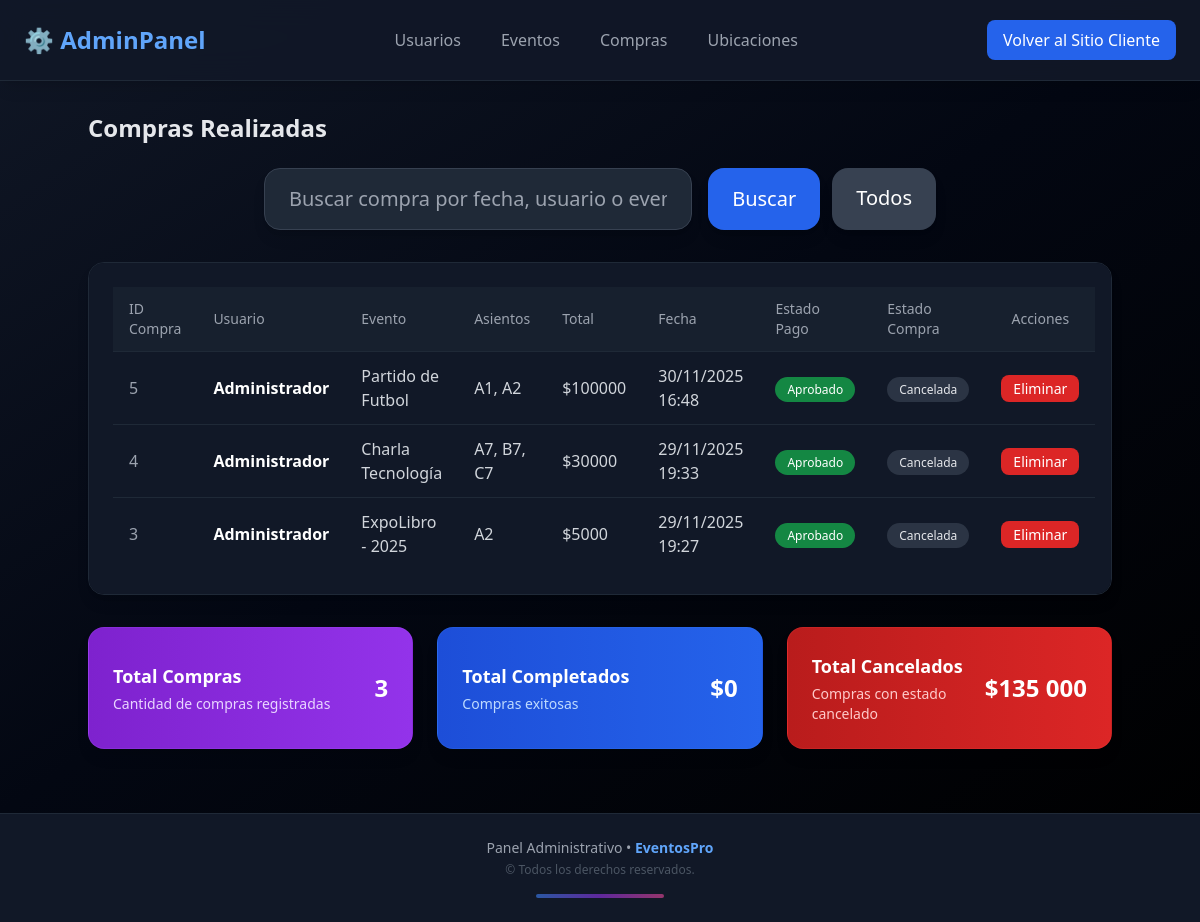
/administrador/compras/, run on the app's committed database.
### compra/models.py (models this page shows, shortened)
class Compra(models.Model):
    ESTADO_COMPRA = [
        ('completada', 'Completada'),
        ('cancelada', 'Cancelada'),
    ]
    estado = models.CharField(max_length=20, choices=ESTADO_COMPRA, default='completada')
    usuario = models.ForeignKey(Usuario, on_delete=models.SET_NULL, null=True, blank=True, related_name='compras')
    fecha = models.DateTimeField(auto_now_add=True)
    total = models.DecimalField(max_digits=10, decimal_places=0)
    asientos_nombres = models.CharField(max_length=255, null=True, blank=True)
    evento_id = models.ForeignKey(Evento, on_delete=models.SET_NULL, null=True, blank=True)
    @property
    def nombre_evento(self):
        if self.evento_id:
            return self.evento_id.nombre
        return "Devolución / Evento eliminado"

class Pago(models.Model):
    ESTADO_PAGO = [
        ('pendiente', 'Pendiente'),
        ('aprobado', 'Aprobado'),
        ('rechazado', 'Rechazado'),
    ]
    compra = models.OneToOneField(Compra, on_delete=models.CASCADE, null=True, blank=True)
    metodo = models.CharField(max_length=50, default='Simulado')
    estado = models.CharField(max_length=20, choices=ESTADO_PAGO, default='pendiente')
    fecha = models.DateTimeField(auto_now_add=True)

### usuarios/models.py (models this page shows, shortened)
class Usuario(AbstractUser):
    rut = models.CharField(max_length=12, unique=True, validators=[validar_rut])
    telefono = models.CharField(max_length=15, blank=True)
    tipo_usuario = models.CharField(max_length=50, blank=False, choices=[
        ('administrador', 'Administrador'),
        ('cliente', 'Cliente'),
        ('organizador', 'Organizador'),
    ],)
    USERNAME_FIELD = 'username'  # indica que se usa 'username' para login
    REQUIRED_FIELDS = ['email', 'rut']  # campos obligatorios para createsuperuser

### eventos/models.py (models this page shows, shortened)
class Evento(models.Model):
    ESTADO_EVENTO = [
        ('pendiente', 'Pendiente'),
        ('publicado', 'Publicado'),
        ('cancelado', 'Cancelado'),
    ]
    usuario = models.ForeignKey(Usuario, on_delete=models.SET_NULL, null=True, blank=True, related_name='eventos')
    ubicacion = models.ForeignKey(Ubicacion, on_delete=models.PROTECT, related_name='eventos')
    nombre = models.CharField(max_length=80)
    descripcion = models.TextField(max_length=200, blank=True)
    fecha = models.DateField()
    hora = models.TimeField()
    imagen = models.ImageField(upload_to='eventos/', blank=True, null=True)
    estado = models.CharField(max_length=20, choices=ESTADO_EVENTO, default='pendiente')
    precio_ticket = models.IntegerField(default=0)

### administrador/views.py (the view, shortened to what this page needs)
# urls.py: path('compras/', views.listar_compras_admin, name='listar_compras_admin'),
def listar_compras_admin(request):
    q = request.GET.get("q", "")
    compras = Compra.objects.select_related('usuario', 'evento_id').prefetch_related('detalles', 'pago')
    total_general_completados = compras.filter(estado='completada').aggregate(Sum('total'))['total__sum'] or 0
    total_general_cancelados = compras.filter(estado='cancelada').aggregate(Sum('total'))['total__sum'] or 0
    compras = compras.order_by('-fecha')
    return render(request, 'administrador/listar_compras_admin.html', {
        'compras': compras,
        'total_general_completados': total_general_completados,
        'total_general_cancelados': total_general_cancelados,
    })

### administrador/templates/administrador/listar_compras_admin.html (shortened to what this page needs)
{% extends "administrador/admin_core.html" %}
{% load humanize %}
{% block content %}
<div class="admin-container">
    <h1 class="text-2xl font-bold text-gray-200 mb-6">Compras Realizadas</h1>
    <div class="w-full flex justify-center mb-8">
        <form method="GET" action="" class="w-full max-w-2xl flex flex-col sm:flex-row gap-4">
            <input type="text" name="q" placeholder="Buscar compra por fecha, usuario o evento" value="{{ request.GET.q }}" class="flex-1 px-6 py-4 text-xl rounded-2xl bg-gray-800 border border-gray-700 text-gray-200 placeholder-gray-400
                   focus:outline-none focus:ring-2 focus:ring-blue-600 shadow-lg transition">
            <div class="flex gap-3">
                <button type="submit"
                    class="px-6 py-4 text-xl rounded-2xl bg-blue-600 hover:bg-blue-500 text-white shadow-lg transition">
                    Buscar
                </button>
                <a href="{% url 'administrador:listar_compras_admin' %}"
                    class="px-6 py-4 text-xl rounded-2xl bg-gray-700 hover:bg-gray-600 text-white shadow-lg transition">
                    Todos
                </a>
            </div>
        </form>
    </div>
<div class="admin-table-wrapper bg-gray-900 border border-gray-800 rounded-2xl p-6 shadow-lg overflow-x-auto">
    <table class="min-w-full divide-y divide-gray-800">
        <thead>
            <tr class="bg-gray-800/50">
                <th class="px-4 py-3 text-left text-sm font-medium text-gray-400">ID Compra</th>
                <th class="px-4 py-3 text-left text-sm font-medium text-gray-400">Usuario</th>
                <th class="px-4 py-3 text-left text-sm font-medium text-gray-400">Evento</th>
                <th class="px-4 py-3 text-left text-sm font-medium text-gray-400">Asientos</th>
                <th class="px-4 py-3 text-left text-sm font-medium text-gray-400">Total</th>
                <th class="px-4 py-3 text-left text-sm font-medium text-gray-400">Fecha</th>
                <th class="px-4 py-3 text-left text-sm font-medium text-gray-400">Estado Pago</th>
                <th class="px-4 py-3 text-left text-sm font-medium text-gray-400">Estado Compra</th>
                <th class="px-4 py-3 text-center text-sm font-medium text-gray-400">Acciones</th>
            </tr>
        </thead>
        <tbody class="divide-y divide-gray-800">
            {% for c in compras %}
            <tr class="hover:bg-gray-800/40 transition" onclick="window.location='{% url 'administrador:ver_compra_admin' c.id %}'" style="cursor:pointer;">
                <td class="px-4 py-3 text-gray-400">{{ c.id }}</td>
                <td class="px-4 py-3 text-white font-semibold">{{ c.usuario.username }}</td>
                <td class="px-4 py-3 text-gray-300">{{ c.nombre_evento }}</td>
                <td class="px-4 py-3 text-gray-300">{{ c.asientos_nombres }}</td>
                <td class="px-4 py-3 text-gray-300">${{ c.total }}</td>
                <td class="px-4 py-3 text-gray-300">{{ c.fecha|date:"d/m/Y H:i" }}</td>
                <td class="px-4 py-3">
                    <span class="px-3 py-1 text-xs rounded-full
                        {% if c.pago.estado == 'aprobado' %} bg-green-600/80 text-white
                        {% elif c.pago.estado == 'pendiente' %} bg-yellow-600/80 text-white
                        {% else %} bg-red-600/80 text-white
                        {% endif %}">
                        {{ c.pago.estado|title }}
                    </span>
                </td>
                <td class="px-4 py-3">
                    <span class="px-3 py-1 text-xs rounded-full
                        {% if c.estado == 'completada' %} bg-blue-700/60 text-blue-100
                        {% else %} bg-gray-700/70 text-gray-200
                        {% endif %}">
                        {{ c.estado|title }}
                    </span>
                </td>
                <td class="px-4 py-3 text-center space-x-3">
                    <a href="{% url 'administrador:eliminar_compra_admin' c.id %}"
                        class="px-3 py-1 text-sm rounded-lg bg-red-600 hover:bg-red-500 text-white transition">
                        Eliminar
                    </a>
                </td>
            </tr>
            {% empty %}
            <tr>
                <td colspan="9" class="px-4 py-6 text-center text-gray-500">
                    No hay compras registradas.
                </td>
            </tr>
            {% endfor %}
        </tbody>
    </table>
</div>
</div>
<div class="admin-table-wrapper max-w-6xl mx-auto mt-8 grid grid-cols-1 sm:grid-cols-3 gap-6">
    <div class="bg-gradient-to-r from-purple-700 to-purple-600
                border border-purple-500/20
                rounded-2xl p-6 shadow-lg flex items-center justify-between">
        <div>
            <h2 class="text-lg font-bold text-white mb-1">Total Compras</h2>
            <p class="text-sm text-purple-200">Cantidad de compras registradas</p>
        </div>
        <div class="text-right">
            <p class="text-2xl font-extrabold text-white">
                {{ compras.count }}
            </p>
        </div>
    </div>
    <div class="bg-gradient-to-r from-blue-700 to-blue-600
                border border-blue-500/20
                rounded-2xl p-6 shadow-lg flex items-center justify-between">
        <div>
            <h2 class="text-lg font-bold text-white mb-1">Total Completados</h2>
            <p class="text-sm text-blue-200">Compras exitosas</p>
        </div>
        <div class="text-right">
            <p class="text-2xl font-extrabold text-white">
                ${{ total_general_completados|intcomma }}
            </p>
        </div>
    </div>
    <div class="bg-gradient-to-r from-red-700 to-red-600
                border border-red-500/20
                rounded-2xl p-6 shadow-lg flex items-center justify-between">
        <div>
            <h2 class="text-lg font-bold text-white mb-1">Total Cancelados</h2>
            <p class="text-sm text-red-200">Compras con estado cancelado</p>
        </div>
        <div class="text-right">
            <p class="text-2xl font-extrabold text-white">
                ${{ total_general_cancelados|intcomma }}
            </p>
        </div>
    </div>
</div>
{% endblock %}

### data on the page
Compra: id "5", usuario.username "Administrador", nombre_evento "Partido de Futbol", asientos_nombres "A1, A2", total "100000", fecha "30/11/2025 16:48", pago.estado "Aprobado", estado "Cancelada"
Compra: id "4", usuario.username "Administrador", nombre_evento "Charla Tecnología", asientos_nombres "A7, B7, C7", total "30000", fecha "29/11/2025 19:33", pago.estado "Aprobado", estado "Cancelada"
Compra: id "3", usuario.username "Administrador", nombre_evento "ExpoLibro - 2025", asientos_nombres "A2", total "5000", fecha "29/11/2025 19:27", pago.estado "Aprobado", estado "Cancelada"

### other printed values
{{ compras.count }} "3"
{{ total_general_completados|intcomma }} "0"
{{ total_general_cancelados|intcomma }} "135 000"
